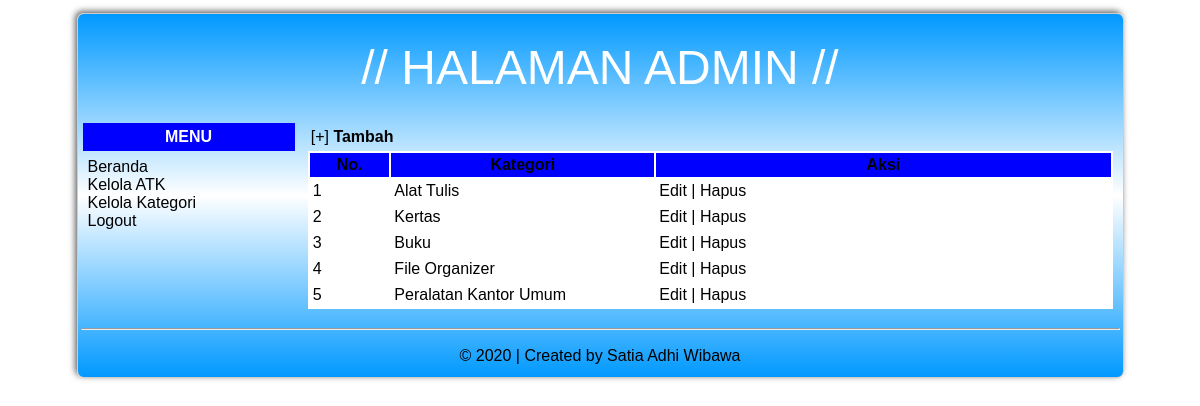
Screenshot of /admin/data_kategori.php with the database file from the repository.
### tables this page shows
CREATE TABLE `tbl_category` (
  `id_category` int(2) NOT NULL,
  `category_name` text NOT NULL
);

### admin/data_kategori.php (the view, shortened to what this page needs)
<html>
<head>
	<link rel="stylesheet" href="../css/style2.css">
</head>
<body background="../images/logo1.png">
<table width="1047" border="0" align="center" class="table">
	<tr>
		<td height="100" colspan="2" align="center" valign="middle">
			<table width="100%" height="100" border="0" cellpadding="7">
				<tr>
					<td align="center" valign="middle">
						<font color="white" size="7px">// HALAMAN ADMIN //</font>
					</td>
				</tr>
			</table>
		</td>
	</tr>
	<tr>
		<td width="21%" valign="top">
			<table width="100%" border="0" cellpadding="5">
				<tr>
					<td align="center" bgcolor="blue">
						<strong><font color="#FFFFFF">MENU</font></strong>
					</td>
				</tr>
				<tr>
					<td align="left">
						<a href="beranda_admin.php">Beranda</a><br>
						<a href="data_atk.php">Kelola ATK</a><br>
						<a href="data_kategori.php">Kelola Kategori</a><br>
						<a href="logout.php" onclick="return confirm('Apakah anda yakin ingin keluar?');">Logout</a><br>
					</td>
				</tr>
			</table>
		</td>
		<td width="79%" valign="top">
			<table width="100%" border="0" cellpadding="5">
				<tr>
					<td>
						<div style="margin-bottom: 5px; margin-left: 3px;">
							[+] <a href="add_kategori.php"><strong>Tambah</strong></a>
						</div>
							<table width="100%" align="center" cellpadding="3" bgcolor="white">
								<tr bgcolor="blue" align="center" style="font-weight: bold;">
									<td width="10%">No.</td>
									<td width="33%">Kategori</td>
									<td>Aksi</td>
								</tr>
<?php
include '../config.php';
$sql = "SELECT * FROM tbl_category order by id_category asc";
$query = mysqli_query($db, $sql);
$no=1;
while ($data=mysqli_fetch_array($query)) {
echo "<tr>";
echo "<td>".$no++."</td>";
echo "<td>".$data['category_name']."</td>";
echo "<td>";
echo "<a href='edit_kategori.php?id_category=".$data['id_category']."'>Edit</a> | ";
echo "<a onclick='return hapus()'
href='delete_kategori.php?id_category=".$data['id_category']."'>Hapus</a>";
echo "</td>";
echo "</tr>";
}
?>
						</table>
					</td>
				</tr>
			</table>
		</td>
	</tr>
	<tr>
		<td colspan="2">
			<hr>
			<table width="100%" border="0" cellpadding="7">
				<tr>
					<td align="center">
						<p> &copy; <?php echo date('Y')?> | Created by Satia Adhi Wibawa</p>
					</td>
				</tr>
			</table>
		</td>
	</tr>
</table>
</body>
</html>

### css/style2.css (style rules this page uses)
body { font-family: sans-serif; background: url(../images/bg.jpg); }
a:link { color: black; text-decoration: none; }
.table { border: 1px solid #ccc; border-radius: 7px; background: transparent; background: -webkit-linear-gradient(top,#0099FF,transparent,#0099FF); box-shadow: -2px -2px 6px #666; margin-top: 13px; }

### rows the page displays
tbl_category: category_name "Alat Tulis"
tbl_category: category_name "Kertas"
tbl_category: category_name "Buku"
tbl_category: category_name "File Organizer"
tbl_category: category_name "Peralatan Kantor Umum"
